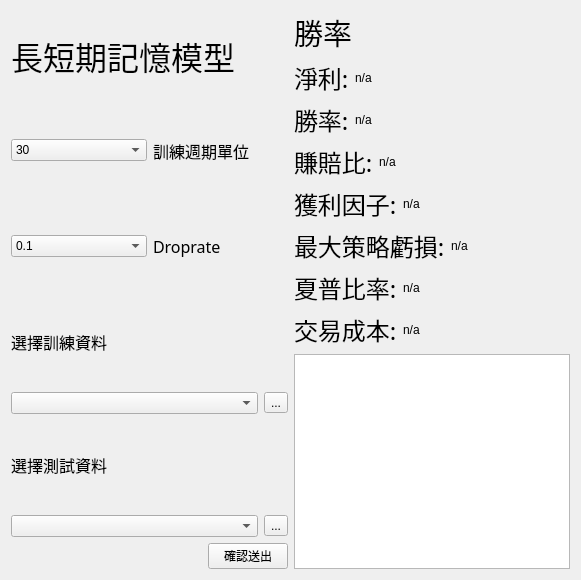
<?xml version="1.0" encoding="UTF-8"?>
<ui version="4.0">
 <class>Form</class>
 <widget class="QWidget" name="Form">
  <property name="geometry">
   <rect>
    <x>0</x>
    <y>0</y>
    <width>581</width>
    <height>580</height>
   </rect>
  </property>
  <property name="windowTitle">
   <string>Form</string>
  </property>
  <layout class="QHBoxLayout" name="horizontalLayout_14">
   <item>
    <layout class="QHBoxLayout" name="horizontalLayout_13">
     <item>
      <layout class="QVBoxLayout" name="verticalLayout">
       <item>
        <widget class="QLabel" name="title">
         <property name="font">
          <font>
           <family>微軟正黑體</family>
           <pointsize>24</pointsize>
          </font>
         </property>
         <property name="text">
          <string>長短期記憶模型</string>
         </property>
        </widget>
       </item>
       <item>
        <layout class="QHBoxLayout" name="horizontalLayout_4">
         <item>
          <widget class="QComboBox" name="look_back_count">
           <item>
            <property name="text">
             <string>30</string>
            </property>
           </item>
           <item>
            <property name="text">
             <string>60</string>
            </property>
           </item>
           <item>
            <property name="text">
             <string>90</string>
            </property>
           </item>
          </widget>
         </item>
         <item>
          <widget class="QLabel" name="K_label">
           <property name="font">
            <font>
             <family>微軟正黑體</family>
             <pointsize>12</pointsize>
            </font>
           </property>
           <property name="text">
            <string>訓練週期單位</string>
           </property>
          </widget>
         </item>
        </layout>
       </item>
       <item>
        <layout class="QHBoxLayout" name="horizontalLayout_3">
         <item>
          <widget class="QComboBox" name="dropout_rate">
           <item>
            <property name="text">
             <string>0.1</string>
            </property>
           </item>
           <item>
            <property name="text">
             <string>0.15</string>
            </property>
           </item>
           <item>
            <property name="text">
             <string>0.2</string>
            </property>
           </item>
           <item>
            <property name="text">
             <string>0.3</string>
            </property>
           </item>
           <item>
            <property name="text">
             <string>0.35</string>
            </property>
           </item>
           <item>
            <property name="text">
             <string>0.4</string>
            </property>
           </item>
          </widget>
         </item>
         <item>
          <widget class="QLabel" name="K_label_2">
           <property name="font">
            <font>
             <family>微軟正黑體</family>
             <pointsize>12</pointsize>
            </font>
           </property>
           <property name="text">
            <string>Droprate</string>
           </property>
          </widget>
         </item>
        </layout>
       </item>
       <item>
        <widget class="QLabel" name="label_9">
         <property name="font">
          <font>
           <family>微軟正黑體</family>
           <pointsize>12</pointsize>
          </font>
         </property>
         <property name="text">
          <string>選擇訓練資料</string>
         </property>
        </widget>
       </item>
       <item>
        <layout class="QHBoxLayout" name="horizontalLayout_2">
         <item>
          <widget class="QComboBox" name="train_data_combobox"/>
         </item>
         <item>
          <widget class="QToolButton" name="traindata_toolButton">
           <property name="text">
            <string>...</string>
           </property>
          </widget>
         </item>
        </layout>
       </item>
       <item>
        <widget class="QLabel" name="label_10">
         <property name="font">
          <font>
           <family>微軟正黑體</family>
           <pointsize>12</pointsize>
          </font>
         </property>
         <property name="text">
          <string>選擇測試資料</string>
         </property>
        </widget>
       </item>
       <item>
        <layout class="QHBoxLayout" name="horizontalLayout">
         <item>
          <widget class="QComboBox" name="test_data_combobox"/>
         </item>
         <item>
          <widget class="QToolButton" name="testdata_toolButton">
           <property name="text">
            <string>...</string>
           </property>
          </widget>
         </item>
        </layout>
       </item>
       <item>
        <layout class="QHBoxLayout" name="horizontalLayout_12">
         <item>
          <spacer name="horizontalSpacer">
           <property name="orientation">
            <enum>Qt::Horizontal</enum>
           </property>
           <property name="sizeHint" stdset="0">
            <size>
             <width>40</width>
             <height>20</height>
            </size>
           </property>
          </spacer>
         </item>
         <item>
          <widget class="QPushButton" name="sentout_button">
           <property name="text">
            <string>確認送出</string>
           </property>
          </widget>
         </item>
        </layout>
       </item>
      </layout>
     </item>
     <item>
      <layout class="QVBoxLayout" name="verticalLayout_2">
       <item>
        <widget class="QLabel" name="label_8">
         <property name="font">
          <font>
           <family>微軟正黑體</family>
           <pointsize>22</pointsize>
          </font>
         </property>
         <property name="text">
          <string>勝率</string>
         </property>
        </widget>
       </item>
       <item>
        <layout class="QHBoxLayout" name="horizontalLayout_5">
         <item>
          <widget class="QLabel" name="label">
           <property name="font">
            <font>
             <family>微軟正黑體</family>
             <pointsize>18</pointsize>
            </font>
           </property>
           <property name="text">
            <string>淨利:</string>
           </property>
          </widget>
         </item>
         <item alignment="Qt::AlignLeft">
          <widget class="QLabel" name="label_11">
           <property name="text">
            <string>n/a</string>
           </property>
          </widget>
         </item>
         <item>
          <spacer name="horizontalSpacer_3">
           <property name="orientation">
            <enum>Qt::Horizontal</enum>
           </property>
           <property name="sizeHint" stdset="0">
            <size>
             <width>40</width>
             <height>20</height>
            </size>
           </property>
          </spacer>
         </item>
        </layout>
       </item>
       <item>
        <layout class="QHBoxLayout" name="horizontalLayout_6">
         <item>
          <widget class="QLabel" name="label_2">
           <property name="font">
            <font>
             <family>微軟正黑體</family>
             <pointsize>18</pointsize>
            </font>
           </property>
           <property name="text">
            <string>勝率:</string>
           </property>
          </widget>
         </item>
         <item>
          <widget class="QLabel" name="label_12">
           <property name="text">
            <string>n/a</string>
           </property>
          </widget>
         </item>
         <item>
          <spacer name="horizontalSpacer_2">
           <property name="orientation">
            <enum>Qt::Horizontal</enum>
           </property>
           <property name="sizeHint" stdset="0">
            <size>
             <width>40</width>
             <height>20</height>
            </size>
           </property>
          </spacer>
         </item>
        </layout>
       </item>
       <item>
        <layout class="QHBoxLayout" name="horizontalLayout_7">
         <item>
          <widget class="QLabel" name="label_3">
           <property name="font">
            <font>
             <family>微軟正黑體</family>
             <pointsize>18</pointsize>
            </font>
           </property>
           <property name="text">
            <string>賺賠比:</string>
           </property>
          </widget>
         </item>
         <item>
          <widget class="QLabel" name="label_13">
           <property name="text">
            <string>n/a</string>
           </property>
          </widget>
         </item>
         <item>
          <spacer name="horizontalSpacer_4">
           <property name="orientation">
            <enum>Qt::Horizontal</enum>
           </property>
           <property name="sizeHint" stdset="0">
            <size>
             <width>40</width>
             <height>20</height>
            </size>
           </property>
          </spacer>
         </item>
        </layout>
       </item>
       <item>
        <layout class="QHBoxLayout" name="horizontalLayout_8">
         <item>
          <widget class="QLabel" name="label_4">
           <property name="font">
            <font>
             <family>微軟正黑體</family>
             <pointsize>18</pointsize>
            </font>
           </property>
           <property name="text">
            <string>獲利因子:</string>
           </property>
          </widget>
         </item>
         <item>
          <widget class="QLabel" name="label_14">
           <property name="text">
            <string>n/a</string>
           </property>
          </widget>
         </item>
         <item>
          <spacer name="horizontalSpacer_5">
           <property name="orientation">
            <enum>Qt::Horizontal</enum>
           </property>
           <property name="sizeHint" stdset="0">
            <size>
             <width>40</width>
             <height>20</height>
            </size>
           </property>
          </spacer>
         </item>
        </layout>
       </item>
       <item>
        <layout class="QHBoxLayout" name="horizontalLayout_9">
         <item>
          <widget class="QLabel" name="label_5">
           <property name="font">
            <font>
             <family>微軟正黑體</family>
             <pointsize>18</pointsize>
            </font>
           </property>
           <property name="text">
            <string>最大策略虧損:</string>
           </property>
          </widget>
         </item>
         <item>
          <widget class="QLabel" name="label_15">
           <property name="text">
            <string>n/a</string>
           </property>
          </widget>
         </item>
         <item>
          <spacer name="horizontalSpacer_6">
           <property name="orientation">
            <enum>Qt::Horizontal</enum>
           </property>
           <property name="sizeHint" stdset="0">
            <size>
             <width>40</width>
             <height>20</height>
            </size>
           </property>
          </spacer>
         </item>
        </layout>
       </item>
       <item>
        <layout class="QHBoxLayout" name="horizontalLayout_10">
         <item>
          <widget class="QLabel" name="label_6">
           <property name="font">
            <font>
             <family>微軟正黑體</family>
             <pointsize>18</pointsize>
            </font>
           </property>
           <property name="text">
            <string>夏普比率:</string>
           </property>
          </widget>
         </item>
         <item>
          <widget class="QLabel" name="label_16">
           <property name="text">
            <string>n/a</string>
           </property>
          </widget>
         </item>
         <item>
          <spacer name="horizontalSpacer_7">
           <property name="orientation">
            <enum>Qt::Horizontal</enum>
           </property>
           <property name="sizeHint" stdset="0">
            <size>
             <width>40</width>
             <height>20</height>
            </size>
           </property>
          </spacer>
         </item>
        </layout>
       </item>
       <item>
        <layout class="QHBoxLayout" name="horizontalLayout_11">
         <item>
          <widget class="QLabel" name="label_7">
           <property name="font">
            <font>
             <family>微軟正黑體</family>
             <pointsize>18</pointsize>
            </font>
           </property>
           <property name="text">
            <string>交易成本:</string>
           </property>
          </widget>
         </item>
         <item>
          <widget class="QLabel" name="label_17">
           <property name="text">
            <string>n/a</string>
           </property>
          </widget>
         </item>
         <item>
          <spacer name="horizontalSpacer_8">
           <property name="orientation">
            <enum>Qt::Horizontal</enum>
           </property>
           <property name="sizeHint" stdset="0">
            <size>
             <width>40</width>
             <height>20</height>
            </size>
           </property>
          </spacer>
         </item>
        </layout>
       </item>
       <item>
        <widget class="QGraphicsView" name="result_graphicsView"/>
       </item>
      </layout>
     </item>
    </layout>
   </item>
  </layout>
 </widget>
 <resources/>
 <connections/>
</ui>
